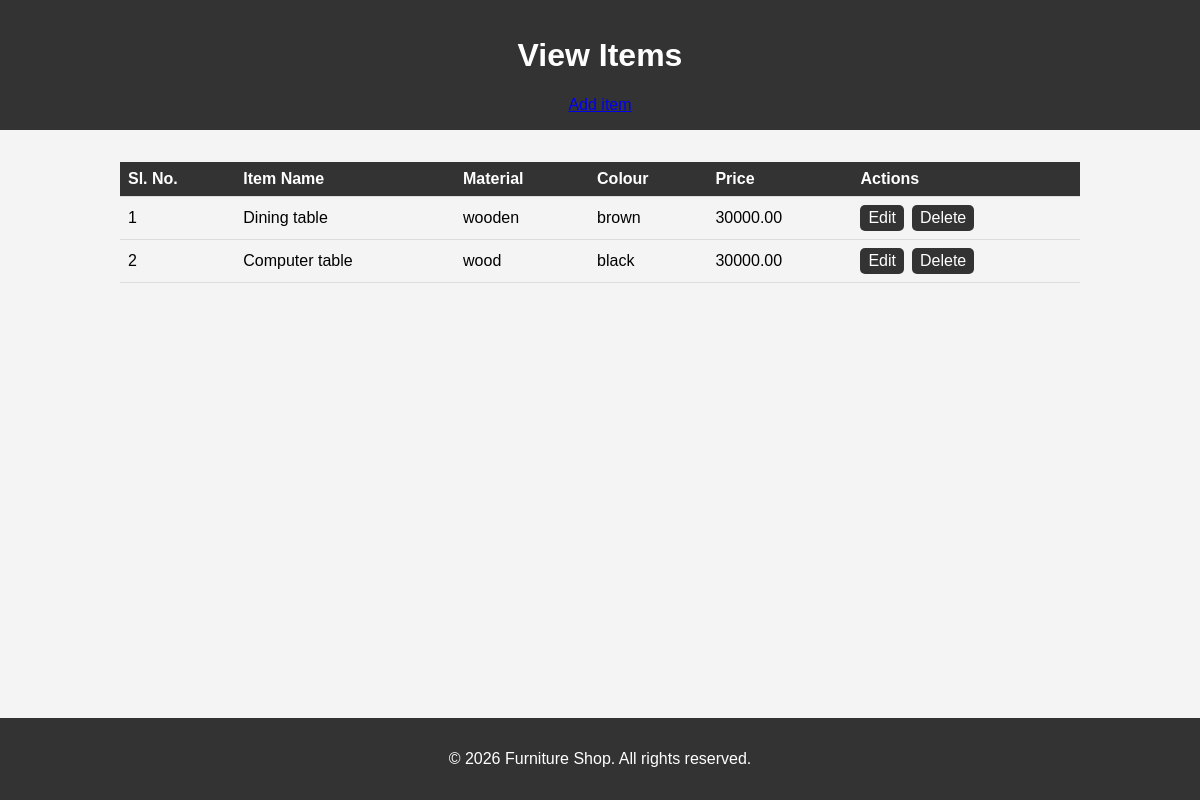
/view_items/ (signed in), run on an earlier commit of the app's database.
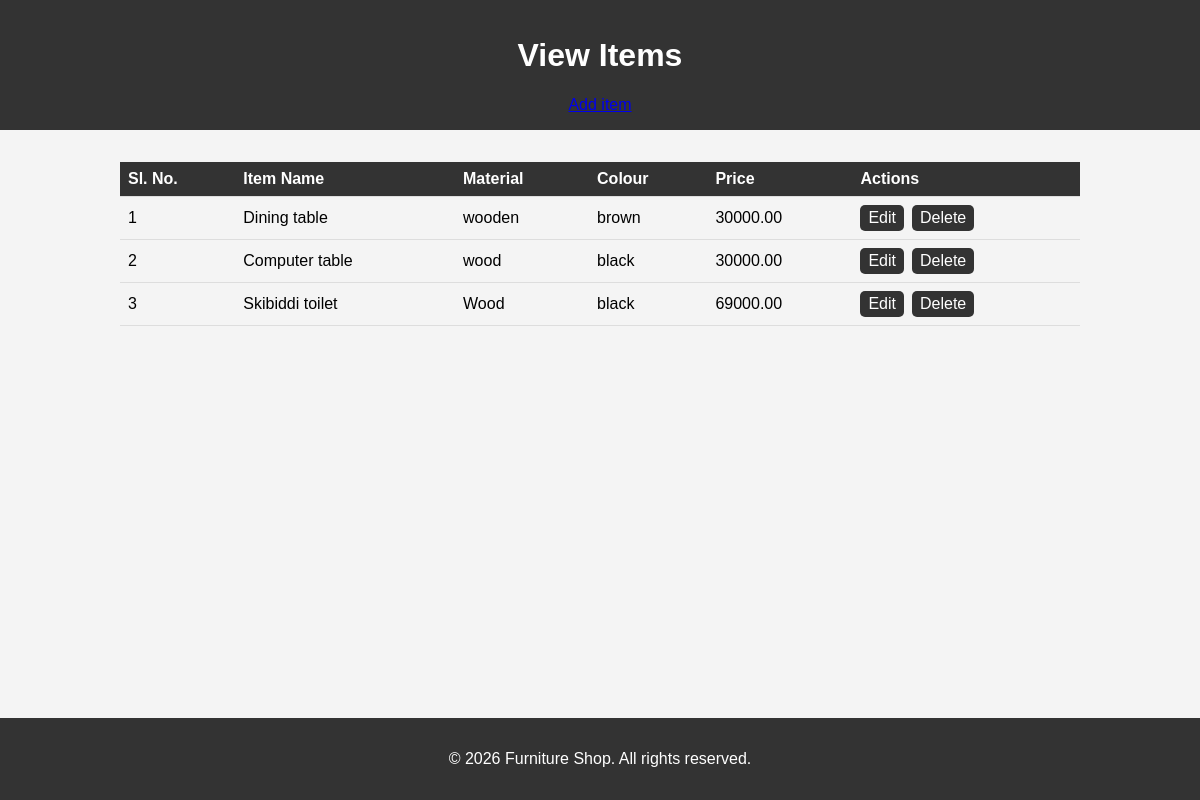
And on a later commit of the database.
### items/models.py (models this page shows, shortened)
class Furniture(models.Model):
    item_name = models.CharField(max_length=100)
    material = models.CharField(max_length=100)
    colour = models.CharField(max_length=100)
    price = models.DecimalField(max_digits=10, decimal_places=2)

### items/views.py (the view)
# urls.py: path('view_items/', views.view_items, name='view_items'),
@login_required
def view_items(request):
    items = Furniture.objects.all()
    return render(request, 'view_items.html', {'items': items})

### items/templates/view_items.html (shortened to what this page needs)
<!DOCTYPE html>
<html lang="en">
<head>
</head>
<body>
    <header>
        <h1>View Items</h1>
        <nav>
            <a href="{% url 'add_item' %}">Add item</a>
        </nav>
    </header>
    <div class="container">
        <div class="items-container">
            <table>
                <thead>
                    <tr>
                        <th>Sl. No.</th>
                        <th>Item Name</th>
                        <th>Material</th>
                        <th>Colour</th>
                        <th>Price</th>
                        <th>Actions</th>
                    </tr>
                </thead>
                <tbody>
                    {% for item in items %}
                    <tr>
                        <td>{{ forloop.counter }}</td>
                        <td>{{ item.item_name }}</td>
                        <td>{{ item.material }}</td>
                        <td>{{ item.colour }}</td>
                        <td>{{ item.price }}</td>
                        <td class="action-links">
                            <a href="{% url 'edit_item' item.id %}">Edit</a>
                            <a href="{% url 'delete_item' item.id %}">Delete</a>
                        </td>
                    </tr>
                    {% endfor %}
                </tbody>
            </table>
        </div>
    </div>
    <footer>
        <p>&copy; 2026 Furniture Shop. All rights reserved.</p>
    </footer>
</body>
</html>

What changed in the data, as far as the page shows it:
added Furniture: item_name "Skibiddi toilet", material "Wood", colour "black", price "69000.00"
